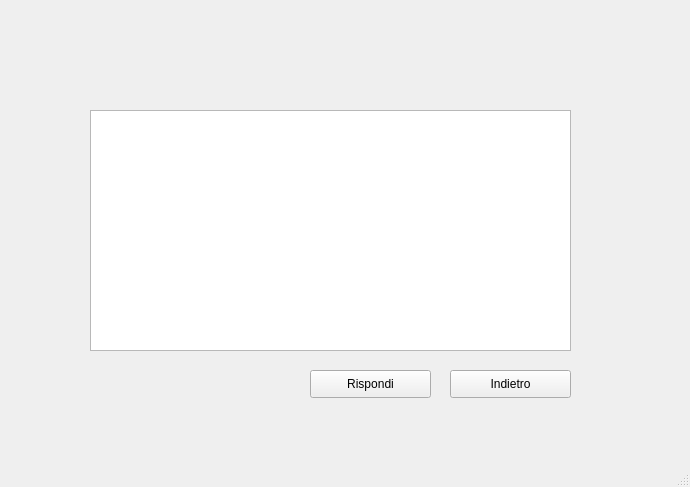
<?xml version="1.0" encoding="UTF-8"?>
<ui version="4.0">
 <class>MainWindow</class>
 <widget class="QMainWindow" name="MainWindow">
  <property name="geometry">
   <rect>
    <x>0</x>
    <y>0</y>
    <width>690</width>
    <height>487</height>
   </rect>
  </property>
  <property name="windowTitle">
   <string>MainWindow</string>
  </property>
  <widget class="QWidget" name="centralwidget">
   <widget class="QPlainTextEdit" name="plainTextEdit">
    <property name="geometry">
     <rect>
      <x>90</x>
      <y>110</y>
      <width>481</width>
      <height>241</height>
     </rect>
    </property>
   </widget>
   <widget class="QPushButton" name="pushButton">
    <property name="geometry">
     <rect>
      <x>310</x>
      <y>370</y>
      <width>121</width>
      <height>28</height>
     </rect>
    </property>
    <property name="text">
     <string>Rispondi</string>
    </property>
   </widget>
   <widget class="QPushButton" name="pushButton_2">
    <property name="geometry">
     <rect>
      <x>450</x>
      <y>370</y>
      <width>121</width>
      <height>28</height>
     </rect>
    </property>
    <property name="text">
     <string>Indietro</string>
    </property>
   </widget>
  </widget>
  <widget class="QMenuBar" name="menubar">
   <property name="geometry">
    <rect>
     <x>0</x>
     <y>0</y>
     <width>690</width>
     <height>26</height>
    </rect>
   </property>
  </widget>
  <widget class="QStatusBar" name="statusbar"/>
 </widget>
 <resources/>
 <connections/>
</ui>
